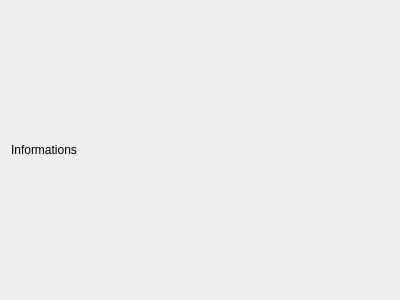
<?xml version="1.0" encoding="UTF-8"?>
<ui version="4.0">
 <class>InformationWidget</class>
 <widget class="QWidget" name="InformationWidget">
  <property name="geometry">
   <rect>
    <x>0</x>
    <y>0</y>
    <width>400</width>
    <height>300</height>
   </rect>
  </property>
  <property name="windowTitle">
   <string>Form</string>
  </property>
  <layout class="QGridLayout" name="gridLayout">
   <item row="0" column="0">
    <widget class="QLabel" name="label">
     <property name="text">
      <string>Informations</string>
     </property>
    </widget>
   </item>
  </layout>
 </widget>
 <resources/>
 <connections/>
</ui>
